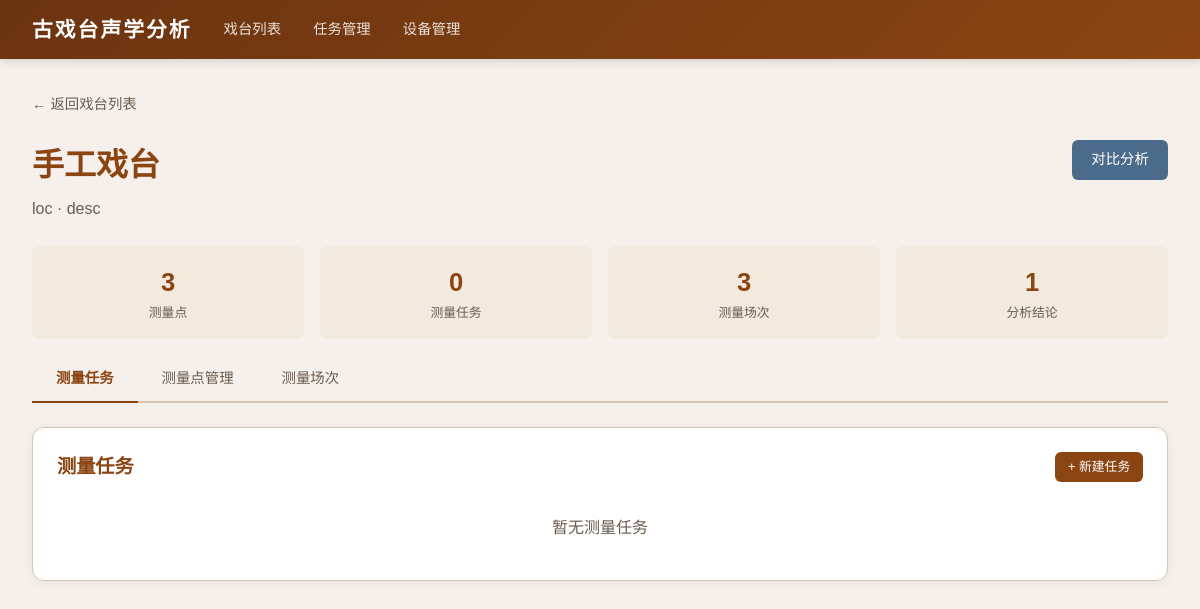
/stages/1, run on the app's committed database.
### tables this page shows
CREATE TABLE stages (
            id INTEGER PRIMARY KEY AUTOINCREMENT,
            name TEXT NOT NULL,
            location TEXT NOT NULL DEFAULT '',
            description TEXT NOT NULL DEFAULT '',
            plan_width REAL NOT NULL DEFAULT 20.0,
            plan_height REAL NOT NULL DEFAULT 15.0,
            created_at TIMESTAMP DEFAULT CURRENT_TIMESTAMP
        );

### app/routers/stages.py (the view)
@router.get("/stages/{stage_id}", response_class=HTMLResponse)
def stage_detail(request: Request, stage_id: int, db=Depends(get_db)):
    cursor = db.cursor()
    cursor.execute("SELECT * FROM stages WHERE id = ?", (stage_id,))
    stage = cursor.fetchone()
    if not stage:
        raise HTTPException(status_code=404, detail="戏台不存在")
    stage = dict(stage)
    cursor.execute("SELECT * FROM measurement_points WHERE stage_id = ? ORDER BY label", (stage_id,))
    points = [dict(row) for row in cursor.fetchall()]
    cursor.execute("""
        SELECT ms.*,
            (SELECT COUNT(*) FROM acoustic_data WHERE session_id = ms.id) as data_count
        FROM measurement_sessions ms WHERE ms.stage_id = ? ORDER BY ms.created_at DESC
    """, (stage_id,))
    sessions = [dict(row) for row in cursor.fetchall()]
    cursor.execute("SELECT * FROM conclusions WHERE stage_id = ? ORDER BY created_at DESC", (stage_id,))
    conclusions = [dict(row) for row in cursor.fetchall()]
    cursor.execute("""
        SELECT mt.*,
               (SELECT COUNT(*) FROM task_equipment te WHERE te.task_id = mt.id) as equipment_count,
               (SELECT COUNT(*) FROM measurement_sessions ms WHERE ms.task_id = mt.id) as session_count
        FROM measurement_tasks mt
        WHERE mt.stage_id = ?
        ORDER BY mt.created_at DESC
    """, (stage_id,))
    tasks = [dict(row) for row in cursor.fetchall()]
    return templates.TemplateResponse("stage_detail.html", {
        "request": request, "stage": stage, "points": points,
        "sessions": sessions, "conclusions": conclusions, "tasks": tasks,
    })

### app/templates/stage_detail.html (shortened to what this page needs)
{% extends "base.html" %}
{% block content %}
<div style="margin-bottom:1.5rem;">
    <a href="/" style="color:var(--text-light);text-decoration:none;font-size:0.9rem;">← 返回戏台列表</a>
</div>
<div style="display:flex;justify-content:space-between;align-items:flex-start;margin-bottom:1.5rem;">
    <div>
        <h1 style="color:var(--primary);margin-bottom:0.3rem;">{{ stage.name }}</h1>
        <p style="color:var(--text-light);">{{ stage.location }} {% if stage.description %}· {{ stage.description }}{% endif %}</p>
    </div>
    <a href="/stages/{{ stage.id }}/compare" class="btn btn-info">对比分析</a>
</div>
<div class="stat-grid">
    <div class="stat-item">
        <div class="stat-value">{{ points|length }}</div>
        <div class="stat-label">测量点</div>
    </div>
    <div class="stat-item">
        <div class="stat-value">{{ tasks|length }}</div>
        <div class="stat-label">测量任务</div>
    </div>
    <div class="stat-item">
        <div class="stat-value">{{ sessions|length }}</div>
        <div class="stat-label">测量场次</div>
    </div>
    <div class="stat-item">
        <div class="stat-value">{{ conclusions|length }}</div>
        <div class="stat-label">分析结论</div>
    </div>
</div>
<div class="tab-bar">
    <a href="#tasks" class="active" onclick="showStageTab('tasks')">测量任务</a>
    <a href="/stages/{{ stage.id }}/points" class="">测量点管理</a>
    <a href="#sessions" onclick="showStageTab('sessions')">测量场次</a>
</div>
<div id="tab-tasks" class="stage-tab">
    <div class="card">
        <div style="display:flex;justify-content:space-between;align-items:center;margin-bottom:1rem;">
            <h2 style="margin-bottom:0;border:none;padding:0;">测量任务</h2>
            <a href="/tasks" class="btn btn-primary btn-sm">+ 新建任务</a>
        </div>
        {% if tasks %}
        <table>
            <thead>
                <tr>
                    <th>任务名称</th>
                    <th>负责人</th>
                    <th>测量日期</th>
                    <th>状态</th>
                    <th>设备</th>
                    <th>场次</th>
                    <th>操作</th>
                </tr>
            </thead>
            <tbody>
                {% for t in tasks %}
                <tr>
                    <td><a href="/tasks/{{ t.id }}" style="color:var(--primary);font-weight:600;">{{ t.task_name }}</a></td>
                    <td>{{ t.responsible_person or '-' }}</td>
                    <td>{{ t.measurement_date or '-' }}</td>
                    <td>
                        {% if t.status == 'planned' %}
                        <span class="badge badge-info">计划中</span>
                        {% elif t.status == 'in_progress' %}
                        <span class="badge badge-warning">进行中</span>
                        {% elif t.status == 'completed' %}
                        <span class="badge badge-success">已完成</span>
                        {% else %}
                        <span class="badge badge-danger">已取消</span>
                        {% endif %}
                    </td>
                    <td>{{ t.equipment_count }}</td>
                    <td>{{ t.session_count }}</td>
                    <td>
                        <a href="/tasks/{{ t.id }}" class="btn btn-primary btn-sm">查看详情</a>
                    </td>
                </tr>
                {% endfor %}
            </tbody>
        </table>
        {% else %}
        <p style="color:var(--text-light);text-align:center;padding:1rem;">暂无测量任务</p>
        {% endif %}
    </div>
</div>
{% endblock %}

### app/templates/base.html (style rules this page uses)
:root { --primary: #8B4513; --primary-light: #A0522D; --primary-dark: #6B3410; --accent: #D4A574; --bg: #F5F0EB; --card-bg: #FFFFFF; --text: #2C1810; --text-light: #6B5B4F; --border: #D4C5B0; --success: #4A7C59; --warning: #C4943A; --danger: #9B3B3B; --info: #4A6B8A; }
* { margin: 0; padding: 0; box-sizing: border-box; }
body { font-family: "PingFang SC", "Microsoft YaHei", "Hiragino Sans GB", sans-serif; background: var(--bg); color: var(--text); line-height: 1.6; }
.card { background: var(--card-bg); border-radius: 12px; box-shadow: 0 2px 12px rgba(0,0,0,0.06); padding: 1.5rem; margin-bottom: 1.5rem; border: 1px solid var(--border); }
.card h2 { color: var(--primary); margin-bottom: 1rem; padding-bottom: 0.5rem; border-bottom: 2px solid var(--accent); font-size: 1.2rem; }
.btn { display: inline-block; padding: 0.5rem 1.2rem; border-radius: 6px; border: none; cursor: pointer; font-size: 0.9rem; text-decoration: none; transition: all 0.2s; font-family: inherit; }
.btn-primary { background: var(--primary); color: white; }
.btn-info { background: var(--info); color: white; }
.btn-sm { padding: 0.3rem 0.8rem; font-size: 0.8rem; }
.stat-grid { display: grid; grid-template-columns: repeat(auto-fit, minmax(180px, 1fr)); gap: 1rem; margin-bottom: 1rem; }
.stat-item { text-align: center; padding: 1rem; background: rgba(212,165,116,0.1); border-radius: 8px; }
.stat-value { font-size: 1.6rem; font-weight: 700; color: var(--primary); }
.stat-label { font-size: 0.8rem; color: var(--text-light); }
.tab-bar { display: flex; gap: 0; margin-bottom: 1.5rem; border-bottom: 2px solid var(--border); }
.tab-bar a { padding: 0.7rem 1.5rem; text-decoration: none; color: var(--text-light); font-size: 0.9rem; border-bottom: 2px solid transparent; margin-bottom: -2px; transition: all 0.2s; }
.tab-bar a.active { color: var(--primary); border-bottom-color: var(--primary); font-weight: 600; }

### data on the page
stages: name "手工戏台", location "loc", description "desc"

### other printed values
{{ points|length }} "3"
{{ tasks|length }} "0"
{{ sessions|length }} "3"
{{ conclusions|length }} "1"
